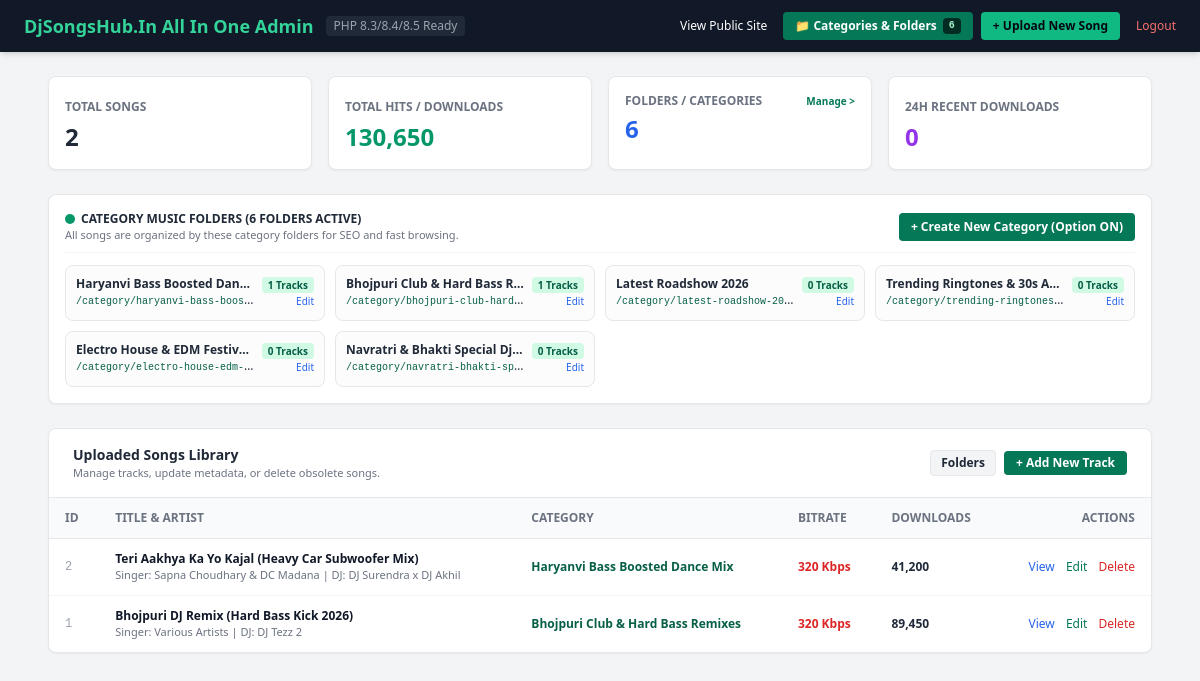
Page /admin/dashboard.php (signed in) on the committed database.
### tables this page shows
CREATE TABLE categories (
    id INT AUTO_INCREMENT PRIMARY KEY,
    name VARCHAR(120) NOT NULL,
    slug VARCHAR(150) NOT NULL UNIQUE,
    description TEXT NULL,
    badge VARCHAR(30) DEFAULT NULL,
    is_new TINYINT(1) DEFAULT 0,
    created_at TIMESTAMP DEFAULT CURRENT_TIMESTAMP,
    INDEX idx_cat_slug (slug)
);

CREATE TABLE songs (
    id INT AUTO_INCREMENT PRIMARY KEY,
    category_id INT NOT NULL,
    album_id INT NULL,
    title VARCHAR(255) NOT NULL,
    slug VARCHAR(255) NOT NULL UNIQUE,
    remixer VARCHAR(150) NOT NULL DEFAULT 'DJ Surendra',
    singer VARCHAR(255) NOT NULL DEFAULT 'Various Artists',
    bitrate VARCHAR(30) DEFAULT '320 Kbps',
    file_size VARCHAR(30) DEFAULT '8.1 MB',
    duration VARCHAR(30) DEFAULT '4:05',
    duration_sec INT DEFAULT 245,
    hits INT UNSIGNED DEFAULT 0,
    release_year VARCHAR(10) DEFAULT '2026',
    release_date DATE NULL,
    tempo VARCHAR(100) DEFAULT '138 BPM (Heavy Dance Drop)',
    file_path VARCHAR(255) NOT NULL,
    ringtone_path VARCHAR(255) NULL,
    artwork_path VARCHAR(255) NULL,
    tags TEXT NULL,
    keywords TEXT NULL,
    description TEXT NULL,
    lyrics LONGTEXT NULL,
    is_hot TINYINT(1) DEFAULT 0,
    is_trending TINYINT(1) DEFAULT 0,
    created_at TIMESTAMP DEFAULT CURRENT_TIMESTAMP,
    INDEX idx_category (category_id),
    INDEX idx_hits (hits),
    INDEX idx_created (created_at),
    FOREIGN KEY (category_id) REFERENCES categories(id) ON DELETE CASCADE
);

### config/db.php (called while the page is built, shortened)
<?php
function e(string|null $value): string {
    return htmlspecialchars($value ?? '', ENT_QUOTES | ENT_SUBSTITUTE, 'UTF-8');
}

### admin/dashboard.php (the view, shortened to what this page needs)
<?php
require_once __DIR__ . '/../config/db.php';
$pdo = Database::getConnection();
$totalSongs = $pdo->query("SELECT COUNT(*) FROM songs")->fetchColumn();
$totalHits = $pdo->query("SELECT COALESCE(SUM(hits), 0) FROM songs")->fetchColumn();
$totalCategories = $pdo->query("SELECT COUNT(*) FROM categories")->fetchColumn();
$recentDownloads = $pdo->query("SELECT COUNT(*) FROM downloads_log WHERE downloaded_at >= NOW() - INTERVAL 24 HOUR")->fetchColumn();
$categoriesList = $pdo->query("SELECT c.*, COUNT(s.id) AS song_count
                              FROM categories c
                              LEFT JOIN songs s ON c.id = s.category_id
                              GROUP BY c.id
                              ORDER BY c.id DESC LIMIT 8")->fetchAll();
$stmt = $pdo->query("SELECT s.*, c.name AS category_name, c.slug AS category_slug
                     FROM songs s
                     JOIN categories c ON s.category_id = c.id
                     ORDER BY s.id DESC LIMIT 100");
$songs = $stmt->fetchAll();
?>
<!DOCTYPE html>
<html lang="en">
<head>
    <script src="https://cdn.tailwindcss.com"></script>
</head>
<body class="bg-gray-100 font-sans antialiased text-gray-800">
    <nav class="bg-gray-900 text-white px-6 py-3 flex flex-wrap items-center justify-between gap-3 shadow-md">
        <div class="flex items-center gap-3">
            <span class="font-black text-lg text-emerald-400"><?= SITE_NAME ?> Admin</span>
            <span class="text-xs text-gray-400 bg-gray-800 px-2 py-0.5 rounded">PHP 8.3/8.4/8.5 Ready</span>
        </div>
        <div class="flex items-center flex-wrap gap-2 text-xs">
            <a href="<?= SITE_URL ?>" target="_blank" class="hover:text-emerald-400 px-2 py-1">View Public Site</a>
            <a href="categories.php" class="bg-emerald-700 hover:bg-emerald-600 text-white font-bold px-3 py-1.5 rounded flex items-center gap-1 shadow-xs">
                <span>📁 Categories &amp; Folders</span>
                <span class="bg-emerald-950 text-emerald-200 text-[10px] px-1.5 py-0.2 rounded font-mono ml-0.5"><?= (int)$totalCategories ?></span>
            </a>
            <a href="upload.php" class="bg-emerald-500 hover:bg-emerald-400 text-gray-950 font-black px-3 py-1.5 rounded shadow-xs">+ Upload New Song</a>
            <a href="logout.php" class="text-red-400 hover:text-red-300 ml-2">Logout</a>
        </div>
    </nav>
    <div class="max-w-6xl mx-auto p-4 sm:p-6 space-y-6">
        <div class="grid grid-cols-1 sm:grid-cols-4 gap-4">
            <div class="bg-white p-4 rounded-lg shadow-sm border border-gray-200">
                <span class="text-xs text-gray-500 font-semibold uppercase">Total Songs</span>
                <p class="text-2xl font-black text-gray-800 mt-1"><?= number_format((int)$totalSongs) ?></p>
            </div>
            <div class="bg-white p-4 rounded-lg shadow-sm border border-gray-200">
                <span class="text-xs text-gray-500 font-semibold uppercase">Total Hits / Downloads</span>
                <p class="text-2xl font-black text-emerald-600 mt-1"><?= number_format((int)$totalHits) ?></p>
            </div>
            <a href="categories.php" class="bg-white p-4 rounded-lg shadow-sm border border-gray-200 hover:border-emerald-500 hover:ring-2 hover:ring-emerald-500/20 transition block group" title="Click to manage and create categories">
                <div class="flex items-center justify-between">
                    <span class="text-xs text-gray-500 font-semibold uppercase">Folders / Categories</span>
                    <span class="text-[10px] text-emerald-700 font-bold group-hover:underline">Manage &gt;</span>
                </div>
                <p class="text-2xl font-black text-blue-600 mt-1"><?= (int)$totalCategories ?></p>
            </a>
            <div class="bg-white p-4 rounded-lg shadow-sm border border-gray-200">
                <span class="text-xs text-gray-500 font-semibold uppercase">24h Recent Downloads</span>
                <p class="text-2xl font-black text-purple-600 mt-1"><?= number_format((int)$recentDownloads) ?></p>
            </div>
        </div>
        <div class="bg-white rounded-lg shadow-sm border border-gray-200 p-4">
            <div class="flex flex-col sm:flex-row sm:items-center justify-between gap-2 mb-3 pb-2 border-b border-gray-100">
                <div>
                    <h2 class="text-xs font-black uppercase text-gray-800 flex items-center gap-1.5">
                        <span class="w-2.5 h-2.5 rounded-full bg-emerald-600"></span>
                        Category Music Folders (<?= (int)$totalCategories ?> Folders Active)
                    </h2>
                    <p class="text-[11px] text-gray-500">All songs are organized by these category folders for SEO and fast browsing.</p>
                </div>
                <a href="categories.php" class="bg-emerald-700 hover:bg-emerald-800 text-white font-bold text-xs px-3 py-1.5 rounded flex items-center gap-1.5 self-start sm:self-auto shadow-xs">
                    <span>+ Create New Category (Option ON)</span>
                </a>
            </div>
            <div class="grid grid-cols-1 sm:grid-cols-2 lg:grid-cols-4 gap-2.5">
                <?php foreach ($categoriesList as $cat): ?>
                <div class="p-2.5 rounded-lg border border-gray-200 hover:border-emerald-400 bg-gray-50/50 flex items-center justify-between text-xs">
                    <div class="truncate pr-2">
                        <span class="font-bold text-gray-800 block truncate"><?= e($cat['name']) ?></span>
                        <span class="text-[10px] text-emerald-800 font-mono">/category/<?= e($cat['slug']) ?></span>
                    </div>
                    <div class="text-right shrink-0">
                        <span class="text-[10px] bg-emerald-100 text-emerald-800 font-bold px-1.5 py-0.2 rounded block"><?= (int)$cat['song_count'] ?> Tracks</span>
                        <a href="categories.php?edit=<?= $cat['id'] ?>" class="text-[10px] text-blue-600 hover:underline">Edit</a>
                    </div>
                </div>
                <?php endforeach; ?>
            </div>
        </div>
        <div class="bg-white rounded-lg shadow-sm border border-gray-200 overflow-hidden">
            <div class="px-6 py-4 border-b border-gray-200 flex justify-between items-center">
                <div>
                    <h2 class="text-sm font-bold text-gray-800">Uploaded Songs Library</h2>
                    <p class="text-[11px] text-gray-500">Manage tracks, update metadata, or delete obsolete songs.</p>
                </div>
                <div class="flex items-center gap-2">
                    <a href="categories.php" class="text-xs bg-gray-100 hover:bg-gray-200 text-gray-800 font-semibold px-2.5 py-1 rounded border">Folders</a>
                    <a href="upload.php" class="text-xs bg-emerald-700 hover:bg-emerald-800 text-white font-bold px-3 py-1 rounded">+ Add New Track</a>
                </div>
            </div>
            <table class="w-full text-xs text-left">
                <thead class="bg-gray-50 text-gray-500 font-semibold uppercase border-b border-gray-200">
                    <tr>
                        <th class="px-4 py-3">ID</th>
                        <th class="px-4 py-3">Title &amp; Artist</th>
                        <th class="px-4 py-3">Category</th>
                        <th class="px-4 py-3">Bitrate</th>
                        <th class="px-4 py-3">Downloads</th>
                        <th class="px-4 py-3 text-right">Actions</th>
                    </tr>
                </thead>
                <tbody class="divide-y divide-gray-100">
                    <?php foreach ($songs as $s): ?>
                    <tr class="hover:bg-gray-50">
                        <td class="px-4 py-3 text-gray-400 font-mono"><?= $s['id'] ?></td>
                        <td class="px-4 py-3">
                            <span class="font-bold text-gray-900"><?= e($s['title']) ?></span>
                            <div class="text-[11px] text-gray-500">Singer: <?= e($s['singer']) ?> | DJ: <?= e($s['remixer']) ?></div>
                        </td>
                        <td class="px-4 py-3">
                            <a href="<?= SITE_URL ?>/category.php?slug=<?= urlencode($s['category_slug']) ?>" target="_blank" class="text-emerald-800 font-semibold hover:underline">
                                <?= e($s['category_name']) ?>
                            </a>
                        </td>
                        <td class="px-4 py-3 font-semibold text-red-600"><?= e($s['bitrate']) ?></td>
                        <td class="px-4 py-3 font-bold text-gray-800"><?= number_format((int)$s['hits']) ?></td>
                        <td class="px-4 py-3 text-right space-x-2">
                            <a href="<?= SITE_URL ?>/song.php?slug=<?= urlencode($s['slug']) ?>" target="_blank" class="text-blue-600 hover:underline">View</a>
                            <a href="edit.php?id=<?= $s['id'] ?>" class="text-emerald-700 hover:underline">Edit</a>
                            <a href="dashboard.php?delete=<?= $s['id'] ?>" onclick="return confirm('Delete this song permanently?');" class="text-red-600 hover:underline">Delete</a>
                        </td>
                    </tr>
                    <?php endforeach; ?>
                </tbody>
            </table>
        </div>
    </div>
</body>
</html>

### rows in the picture
categories: name "Haryanvi Bass Boosted Dan…", slug "haryanvi-bass-boos…", song_count "1"
categories: name "Bhojpuri Club & Hard Bass R…", slug "bhojpuri-club-hard…", song_count "1"
categories: name "Latest Roadshow 2026", slug "latest-roadshow-2026", song_count "0"
categories: name "Trending Ringtones & 30s A…", slug "trending-ringtones…", song_count "0"
categories: name "Electro House & EDM Festiv…", slug "electro-house-edm-…", song_count "0"
categories: name "Navratri & Bhakti Special Dj…", slug "navratri-bhakti-sp…", song_count "0"
songs: id "2", title "Teri Aakhya Ka Yo Kajal (Heavy Car Subwoofer Mix)", singer "Sapna Choudhary & DC Madana", remixer "DJ Surendra x DJ Akhil", category.name "Haryanvi Bass Boosted Dance Mix", bitrate "320 Kbps", hits "41,200"
songs: id "1", title "Bhojpuri DJ Remix (Hard Bass Kick 2026)", singer "Various Artists", remixer "DJ Tezz 2", category.name "Bhojpuri Club & Hard Bass Remixes", bitrate "320 Kbps", hits "89,450"

### other values in the picture
SITE_NAME "DjSongsHub.In All In One"
$totalCategories "6"
$totalSongs "2"
$totalHits "130,650"
$recentDownloads "0"
